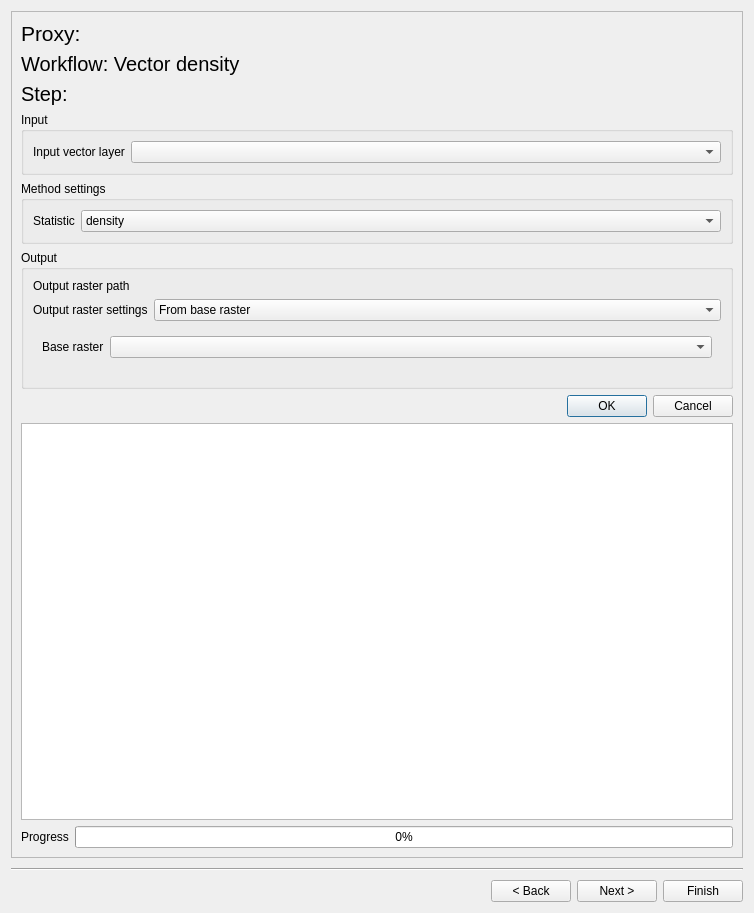
<?xml version="1.0" encoding="UTF-8"?>
<ui version="4.0">
 <class>Form</class>
 <widget class="QWidget" name="Form">
  <property name="geometry">
   <rect>
    <x>0</x>
    <y>0</y>
    <width>754</width>
    <height>913</height>
   </rect>
  </property>
  <property name="sizePolicy">
   <sizepolicy hsizetype="Preferred" vsizetype="Maximum">
    <horstretch>0</horstretch>
    <verstretch>0</verstretch>
   </sizepolicy>
  </property>
  <property name="windowTitle">
   <string>Form</string>
  </property>
  <layout class="QVBoxLayout" name="verticalLayout_5">
   <item>
    <widget class="QScrollArea" name="scrollArea">
     <property name="widgetResizable">
      <bool>true</bool>
     </property>
     <widget class="QWidget" name="scrollAreaWidgetContents_2">
      <property name="geometry">
       <rect>
        <x>0</x>
        <y>0</y>
        <width>734</width>
        <height>844</height>
       </rect>
      </property>
      <layout class="QVBoxLayout" name="verticalLayout_4">
       <item>
        <widget class="QLabel" name="proxy_name_label">
         <property name="font">
          <font>
           <pointsize>16</pointsize>
          </font>
         </property>
         <property name="text">
          <string>Proxy: </string>
         </property>
        </widget>
       </item>
       <item>
        <widget class="QLabel" name="workflow_label">
         <property name="font">
          <font>
           <pointsize>15</pointsize>
          </font>
         </property>
         <property name="text">
          <string>Workflow: Vector density</string>
         </property>
        </widget>
       </item>
       <item>
        <widget class="QLabel" name="process_step_label">
         <property name="font">
          <font>
           <pointsize>15</pointsize>
          </font>
         </property>
         <property name="text">
          <string>Step: </string>
         </property>
        </widget>
       </item>
       <item>
        <widget class="QGroupBox" name="input_box">
         <property name="sizePolicy">
          <sizepolicy hsizetype="Preferred" vsizetype="Maximum">
           <horstretch>0</horstretch>
           <verstretch>0</verstretch>
          </sizepolicy>
         </property>
         <property name="title">
          <string>Input</string>
         </property>
         <layout class="QFormLayout" name="formLayout">
          <item row="0" column="0">
           <widget class="QLabel" name="vector_layer_label">
            <property name="toolTip">
             <string>Input dataset with features to calculate distances to</string>
            </property>
            <property name="text">
             <string>Input vector layer</string>
            </property>
           </widget>
          </item>
          <item row="0" column="1">
           <widget class="QgsMapLayerComboBox" name="vector_layer">
            <property name="toolTip">
             <string>Input dataset with features to calculate distances to</string>
            </property>
           </widget>
          </item>
         </layout>
        </widget>
       </item>
       <item>
        <widget class="QGroupBox" name="method_box">
         <property name="sizePolicy">
          <sizepolicy hsizetype="Preferred" vsizetype="Maximum">
           <horstretch>0</horstretch>
           <verstretch>0</verstretch>
          </sizepolicy>
         </property>
         <property name="title">
          <string>Method settings</string>
         </property>
         <layout class="QVBoxLayout" name="verticalLayout">
          <item>
           <layout class="QFormLayout" name="statistic_layout">
            <item row="0" column="0">
             <widget class="QLabel" name="statistic_label">
              <property name="toolTip">
               <string/>
              </property>
              <property name="text">
               <string>Statistic</string>
              </property>
             </widget>
            </item>
            <item row="0" column="1">
             <widget class="QComboBox" name="statistic">
              <item>
               <property name="text">
                <string>density</string>
               </property>
              </item>
              <item>
               <property name="text">
                <string>count</string>
               </property>
              </item>
             </widget>
            </item>
           </layout>
          </item>
         </layout>
        </widget>
       </item>
       <item>
        <widget class="QGroupBox" name="output_box">
         <property name="sizePolicy">
          <sizepolicy hsizetype="Preferred" vsizetype="Maximum">
           <horstretch>0</horstretch>
           <verstretch>0</verstretch>
          </sizepolicy>
         </property>
         <property name="title">
          <string>Output</string>
         </property>
         <layout class="QVBoxLayout" name="verticalLayout_3">
          <item>
           <layout class="QFormLayout" name="output_raster_settings_layout">
            <item row="1" column="0">
             <widget class="QLabel" name="output_raster_settings_label">
              <property name="text">
               <string>Output raster settings</string>
              </property>
             </widget>
            </item>
            <item row="1" column="1">
             <widget class="QComboBox" name="output_raster_settings">
              <item>
               <property name="text">
                <string>From base raster</string>
               </property>
              </item>
              <item>
               <property name="text">
                <string>Define manually</string>
               </property>
              </item>
             </widget>
            </item>
            <item row="0" column="1">
             <widget class="QgsFileWidget" name="output_raster_path">
              <property name="storageMode">
               <enum>QgsFileWidget::SaveFile</enum>
              </property>
             </widget>
            </item>
            <item row="0" column="0">
             <widget class="QLabel" name="output_raster_path_label">
              <property name="text">
               <string>Output raster path</string>
              </property>
             </widget>
            </item>
           </layout>
          </item>
          <item>
           <widget class="QStackedWidget" name="output_raster_settings_pages">
            <property name="maximumSize">
             <size>
              <width>16777215</width>
              <height>50</height>
             </size>
            </property>
            <property name="currentIndex">
             <number>0</number>
            </property>
            <widget class="QWidget" name="base_raster_page">
             <layout class="QFormLayout" name="formLayout_4">
              <item row="0" column="0">
               <widget class="QLabel" name="base_raster_label">
                <property name="text">
                 <string>Base raster</string>
                </property>
               </widget>
              </item>
              <item row="0" column="1">
               <widget class="QgsMapLayerComboBox" name="base_raster"/>
              </item>
             </layout>
            </widget>
            <widget class="QWidget" name="define_manually_page">
             <layout class="QVBoxLayout" name="verticalLayout_2">
              <item>
               <layout class="QFormLayout" name="define_manually_layout">
                <item row="0" column="0">
                 <widget class="QLabel" name="pixel_size_label">
                  <property name="sizePolicy">
                   <sizepolicy hsizetype="Fixed" vsizetype="Preferred">
                    <horstretch>0</horstretch>
                    <verstretch>0</verstretch>
                   </sizepolicy>
                  </property>
                  <property name="minimumSize">
                   <size>
                    <width>62</width>
                    <height>0</height>
                   </size>
                  </property>
                  <property name="text">
                   <string>Pixel size</string>
                  </property>
                 </widget>
                </item>
                <item row="0" column="1">
                 <widget class="QgsDoubleSpinBox" name="pixel_size">
                  <property name="maximum">
                   <double>10000.000000000000000</double>
                  </property>
                  <property name="value">
                   <double>10.000000000000000</double>
                  </property>
                 </widget>
                </item>
                <item row="1" column="0">
                 <widget class="QLabel" name="extent_label">
                  <property name="sizePolicy">
                   <sizepolicy hsizetype="Fixed" vsizetype="Preferred">
                    <horstretch>0</horstretch>
                    <verstretch>0</verstretch>
                   </sizepolicy>
                  </property>
                  <property name="minimumSize">
                   <size>
                    <width>62</width>
                    <height>0</height>
                   </size>
                  </property>
                  <property name="text">
                   <string>Extent</string>
                  </property>
                  <property name="alignment">
                   <set>Qt::AlignLeading|Qt::AlignLeft|Qt::AlignTop</set>
                  </property>
                 </widget>
                </item>
                <item row="1" column="1">
                 <widget class="QgsExtentGroupBox" name="extent"/>
                </item>
                <item row="2" column="0">
                 <widget class="QLabel" name="buffer_label">
                  <property name="text">
                   <string>Buffer</string>
                  </property>
                 </widget>
                </item>
                <item row="2" column="1">
                 <widget class="QSpinBox" name="buffer_value"/>
                </item>
               </layout>
              </item>
             </layout>
            </widget>
           </widget>
          </item>
         </layout>
        </widget>
       </item>
       <item>
        <widget class="QDialogButtonBox" name="button_box">
         <property name="sizePolicy">
          <sizepolicy hsizetype="Expanding" vsizetype="Fixed">
           <horstretch>0</horstretch>
           <verstretch>0</verstretch>
          </sizepolicy>
         </property>
         <property name="standardButtons">
          <set>QDialogButtonBox::Cancel|QDialogButtonBox::Ok</set>
         </property>
        </widget>
       </item>
       <item>
        <layout class="QVBoxLayout" name="verticalLayout_18">
         <item>
          <widget class="QTextEdit" name="log">
           <property name="sizePolicy">
            <sizepolicy hsizetype="Expanding" vsizetype="Expanding">
             <horstretch>0</horstretch>
             <verstretch>0</verstretch>
            </sizepolicy>
           </property>
           <property name="minimumSize">
            <size>
             <width>0</width>
             <height>200</height>
            </size>
           </property>
           <property name="maximumSize">
            <size>
             <width>16777215</width>
             <height>16777215</height>
            </size>
           </property>
           <property name="autoFormatting">
            <set>QTextEdit::AutoNone</set>
           </property>
           <property name="readOnly">
            <bool>true</bool>
           </property>
           <property name="html">
            <string>&lt;!DOCTYPE HTML PUBLIC &quot;-//W3C//DTD HTML 4.0//EN&quot; &quot;http://www.w3.org/TR/REC-html40/strict.dtd&quot;&gt;
&lt;html&gt;&lt;head&gt;&lt;meta name=&quot;qrichtext&quot; content=&quot;1&quot; /&gt;&lt;style type=&quot;text/css&quot;&gt;
p, li { white-space: pre-wrap; }
&lt;/style&gt;&lt;/head&gt;&lt;body style=&quot; font-family:'Sans Serif'; font-size:9pt; font-weight:400; font-style:normal;&quot;&gt;
&lt;p style=&quot;-qt-paragraph-type:empty; margin-top:0px; margin-bottom:0px; margin-left:0px; margin-right:0px; -qt-block-indent:0; text-indent:0px; font-family:'Ubuntu'; font-size:11pt;&quot;&gt;&lt;br /&gt;&lt;/p&gt;&lt;/body&gt;&lt;/html&gt;</string>
           </property>
          </widget>
         </item>
         <item>
          <layout class="QHBoxLayout" name="progress_layout">
           <item>
            <widget class="QLabel" name="progress_label">
             <property name="text">
              <string>Progress</string>
             </property>
            </widget>
           </item>
           <item>
            <widget class="QProgressBar" name="progress_bar">
             <property name="value">
              <number>0</number>
             </property>
            </widget>
           </item>
          </layout>
         </item>
        </layout>
       </item>
      </layout>
     </widget>
    </widget>
   </item>
   <item>
    <widget class="Line" name="line">
     <property name="minimumSize">
      <size>
       <width>0</width>
       <height>10</height>
      </size>
     </property>
     <property name="orientation">
      <enum>Qt::Horizontal</enum>
     </property>
    </widget>
   </item>
   <item>
    <layout class="QHBoxLayout" name="navigation_btn_layout">
     <item>
      <spacer name="run_btn_spacer">
       <property name="orientation">
        <enum>Qt::Horizontal</enum>
       </property>
       <property name="sizeHint" stdset="0">
        <size>
         <width>78</width>
         <height>20</height>
        </size>
       </property>
      </spacer>
     </item>
     <item>
      <widget class="QPushButton" name="back_btn">
       <property name="text">
        <string>&lt; Back</string>
       </property>
      </widget>
     </item>
     <item>
      <widget class="QPushButton" name="next_btn">
       <property name="text">
        <string>Next &gt;</string>
       </property>
      </widget>
     </item>
     <item>
      <widget class="QPushButton" name="finish_btn">
       <property name="text">
        <string>Finish</string>
       </property>
      </widget>
     </item>
    </layout>
   </item>
  </layout>
 </widget>
 <customwidgets>
  <customwidget>
   <class>QgsCollapsibleGroupBox</class>
   <extends>QGroupBox</extends>
   <header>qgscollapsiblegroupbox.h</header>
   <container>1</container>
  </customwidget>
  <customwidget>
   <class>QgsDoubleSpinBox</class>
   <extends>QDoubleSpinBox</extends>
   <header>qgsdoublespinbox.h</header>
  </customwidget>
  <customwidget>
   <class>QgsExtentGroupBox</class>
   <extends>QgsCollapsibleGroupBox</extends>
   <header>qgsextentgroupbox.h</header>
   <container>1</container>
  </customwidget>
  <customwidget>
   <class>QgsFileWidget</class>
   <extends>QWidget</extends>
   <header>qgsfilewidget.h</header>
   <container>1</container>
  </customwidget>
  <customwidget>
   <class>QgsMapLayerComboBox</class>
   <extends>QComboBox</extends>
   <header>qgsmaplayercombobox.h</header>
  </customwidget>
 </customwidgets>
 <resources/>
 <connections/>
</ui>
